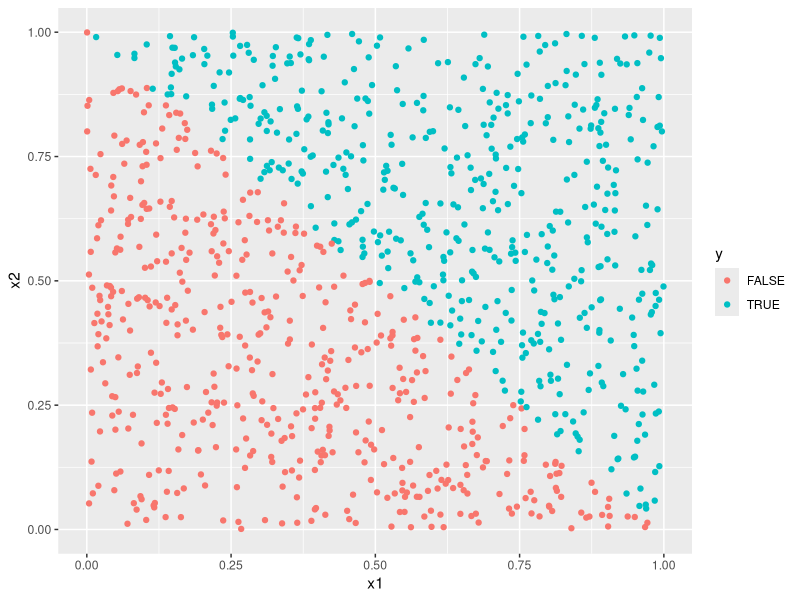
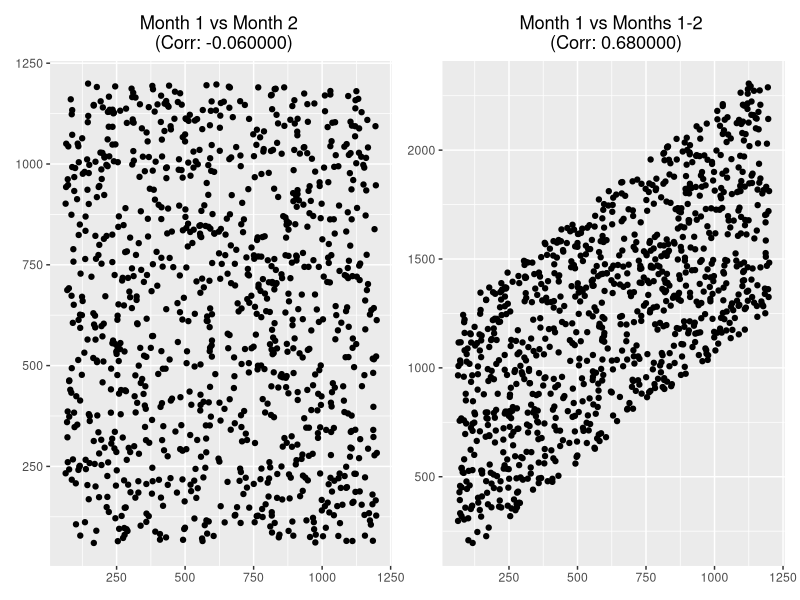
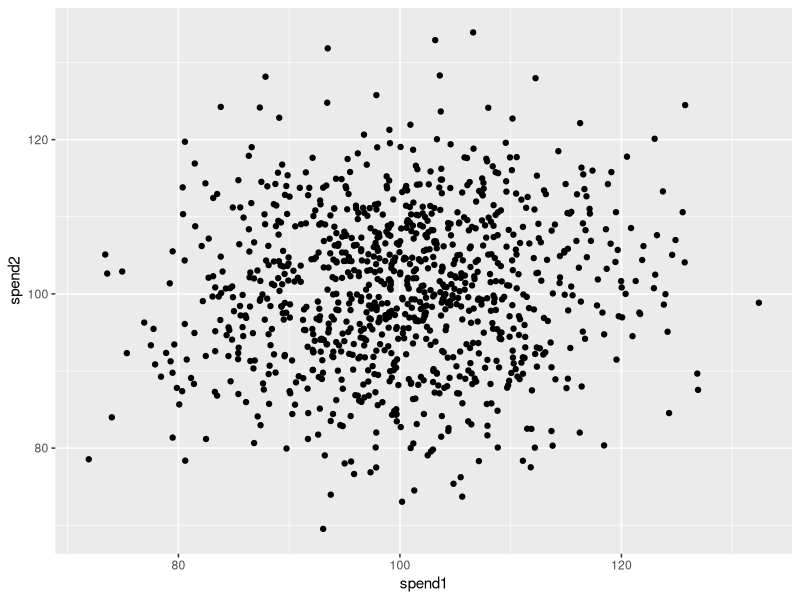
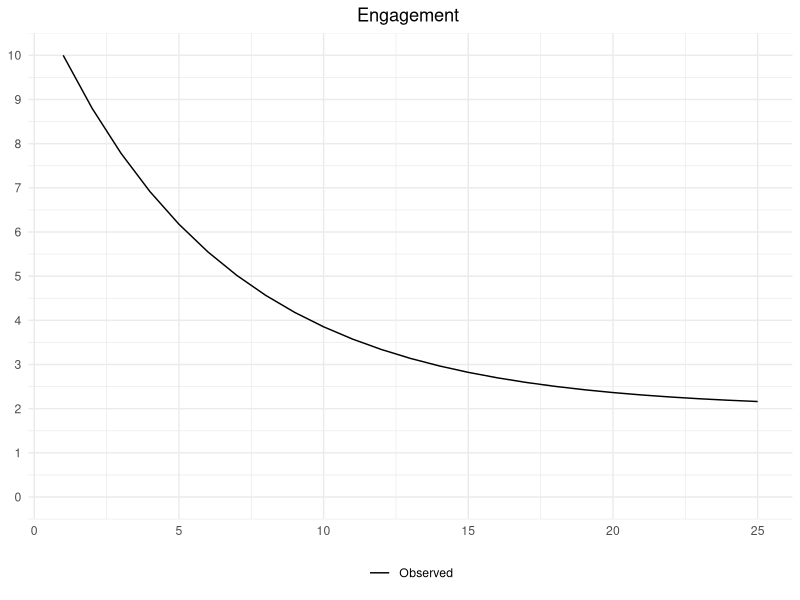
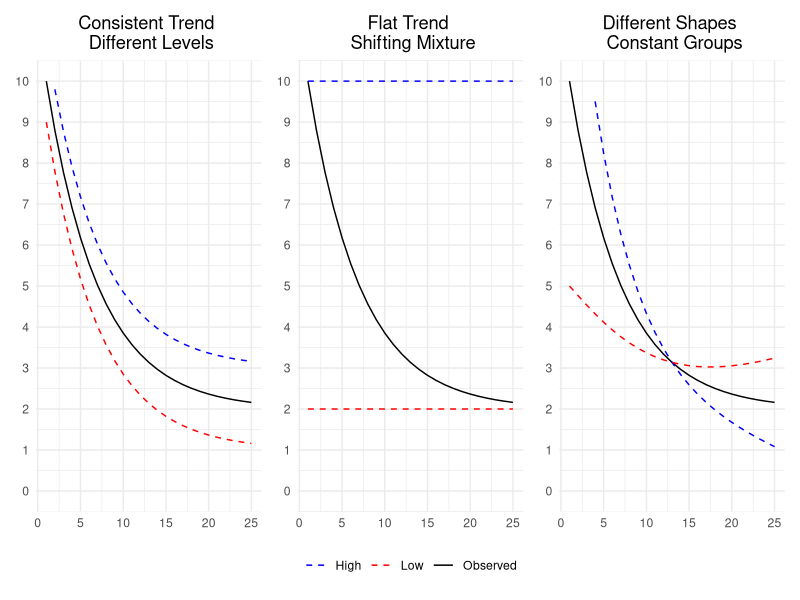
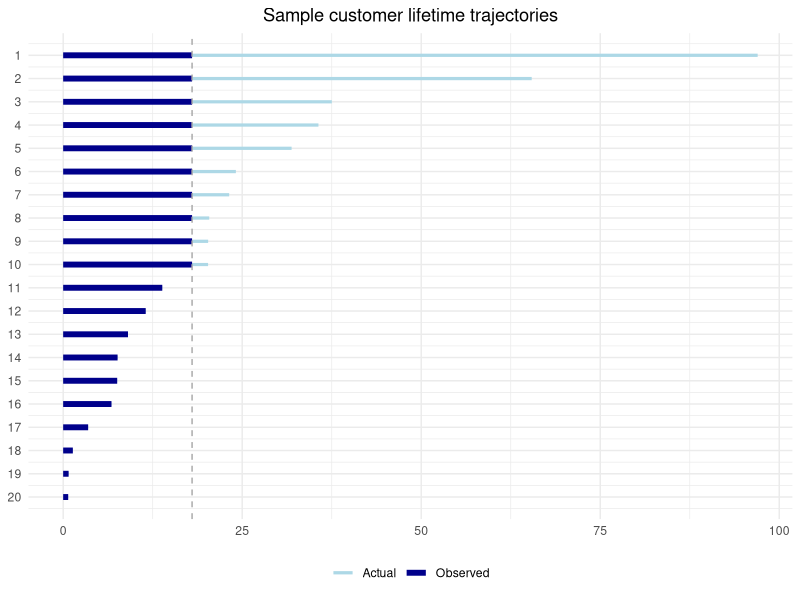

Write the R code that produced these figures, in order.
## ---- chunk 1
set.seed(123)

n <- 1000
x1 <- runif(n)
x2 <- runif(n)
y <- x1 + x2 > 1
df <- data.frame(x1, x2, y)

with(df, cor(x1, x2))
with(df[df$y,], cor(x1, x2))
## ---- chunk 2
library(ggplot2)

ggplot(df) +
  aes(x = x1, y = x2, col = y) +
  geom_point()
## ---- chunk 3
n <- 1000
minutes_month1 <- runif(n, 60, 1200)
minutes_month2 <- runif(n, 60, 1200) 
minutes_tot <- minutes_month1 + minutes_month2
df <- data.frame(minutes_month1, minutes_month2, minutes_tot)
## ---- chunk 4
corr_sep <- cor(minutes_month1, minutes_month2)
corr_sum <- cor(minutes_month1, minutes_tot)
## ---- chunk 5
#| label: fig-sep-sum
library(ggplot2)
library(patchwork)

gg_sep <- 
  ggplot(df) +
  aes(minutes_month1, minutes_month2) +
  geom_point() +
  labs(title = sprintf('Month 1 vs Month 2 \n (Corr: %f)', round(corr_sep, 2))) +
  theme(
    axis.title = element_blank(),
    plot.title = element_text(hjust = 0.5))

gg_sum <-
  ggplot(df) +
  aes(minutes_month1, minutes_tot) +
  geom_point() +
  labs(title = sprintf('Month 1 vs Months 1-2 \n (Corr: %f)', round(corr_sum, 2))) +
  theme(
    axis.title = element_blank(),
    plot.title = element_text(hjust = 0.5))

gg_sep + gg_sum
## ---- chunk 6
set.seed(123)

n <- 1000
x <- rnorm(n)

random_test <- function(x) {
  
  indices <- sample(1:length(x), length(x)/2, replace = FALSE)
  group1 <- x[indices]
  group2 <- x[-indices]
  tt <- t.test(group1, group2)
  return(tt$p.value)
  
}

p <- vapply(1:10000, FUN = function(...) {random_test(x)}, FUN.VALUE = numeric(1))
sum(p < 0.05)
## ---- chunk 7
n_obsv <- 1000
n_vars <- 100
mat_cat <- matrix(
  data = rbinom(n_obsv * n_vars, 1, 0.5),
  nrow = n_obsv,
  ncol = n_vars
  )
mat_all <- cbind(x, mat_cat)
df <- as.data.frame(mat_all)
names(df) <- c("x", paste0("v", 1:n_vars))
head(df)
## ---- chunk 8
t.test(x ~ v1, data = df)$p.value
t.test(x ~ v2, data = df)$p.value
t.test(x ~ v3, data = df)$p.value
t.test(x ~ v4, data = df)$p.value
# etc.
## ---- chunk 9
t.test(x ~ v1, data = df[1:(n_obsv/2),])$p.value
t.test(x ~ v2, data = df[1:(n_obsv/2),])$p.value
t.test(x ~ v3, data = df[1:(n_obsv/2),])$p.value
t.test(x ~ v4, data = df[1:(n_obsv/2),])$p.value
t.test(x ~ v5, data = df[1:(n_obsv/2),])$p.value
t.test(x ~ v6, data = df[1:(n_obsv/2),])$p.value
t.test(x ~ v7, data = df[1:(n_obsv/2),])$p.value
t.test(x ~ v8, data = df[1:(n_obsv/2),])$p.value
t.test(x ~ v9, data = df[1:(n_obsv/2),])$p.value
t.test(x ~ v10, data = df[1:(n_obsv/2),])$p.value
t.test(x ~ v11, data = df[1:(n_obsv/2),])$p.value
t.test(x ~ v12, data = df[1:(n_obsv/2),])$p.value
t.test(x ~ v13, data = df[1:(n_obsv/2),])$p.value
t.test(x ~ v14, data = df[1:(n_obsv/2),])$p.value
t.test(x ~ v15, data = df[1:(n_obsv/2),])$p.value
t.test(x ~ v16, data = df[1:(n_obsv/2),])$p.value
t.test(x ~ v17, data = df[1:(n_obsv/2),])$p.value
t.test(x ~ v18, data = df[1:(n_obsv/2),])$p.value
t.test(x ~ v19, data = df[1:(n_obsv/2),])$p.value
## ---- chunk 10
t.test(x ~ v18, data = df[(n_obsv/2 + 1):n_obsv,])$p.value
## ---- chunk 11
set.seed(123)

n  <- 1000
mu <- 100
sd <- 10
spend1 <- rnorm(n, mu, sd)
spend2 <- rnorm(n, mu, sd)

df <- data.frame(spend1, spend2)
## ---- chunk 12
library(dplyr)

df %>% 
  group_by(spend1 > mu) %>%
  summarize_at(vars(starts_with("spend")), mean) %>%
  mutate(pct_change = round((spend2 - spend1) / spend1, 3))
## ---- chunk 13
df %>%
  mutate(spend1_bin = cut(spend1, 5)) %>%
  group_by(spend1_bin) %>%
  summarize_at(vars(starts_with("spend")), mean) %>%
  mutate(pct_change = round((spend2 - spend1) / spend1, 3))
## ---- chunk 14
df %>%
  mutate(spend1_bin = cut(spend1, 5)) %>%
  group_by(spend1_bin) %>%
  summarize(corr = cor(spend1, spend2))
## ---- chunk 15
mean(spend1 > spend2)
mean(spend1 < spend2)
## ---- chunk 16
sum((spend1 > mu) * (spend1 > spend2)) / sum(spend1 > mu)
sum((spend1 < mu) * (spend1 < spend2)) / sum(spend1 > mu)
## ---- chunk 17
library(ggplot2)

ggplot(df) +
  aes(x = spend1, y = spend2) + 
  geom_point()
## ---- chunk 18
hi_engagement <- 10
lo_engagement <- 2
pr_engagement <- 0.85^(0:24)
avg_engagement <- 10*pr_engagement + 2*(1-pr_engagement)

df <- 
  data.frame(
    t = 1:length(avg_engagement), 
    avg_engagement, 
    hi_engagement, 
    lo_engagement
    )
## ---- chunk 19
#| label: fig-shift
library(ggplot2)

gg <- 
ggplot(df) +
  aes(x = t, y = avg_engagement) +
  geom_line(aes(color = "Observed")) +
  scale_color_manual(values = c("Observed" = "black", "High" = "blue", "Low" = "red")) +
  scale_y_continuous(limits = c(0, 10), breaks = 0:10) +
  theme_minimal() +
  theme(
    legend.position = "bottom",
    legend.title = element_blank(),
    axis.title = element_blank(),
    plot.title = element_text(hjust = 0.5)
  ) +
  labs(title = "Engagement ")

gg
## ---- chunk 20
#| label: fig-shift-v2
library(patchwork)

gg_v1 <-
  gg + 
  geom_line(aes(y = avg_engagement + 1, color = "High"), linetype = 2) +
  geom_line(aes(y = avg_engagement - 1, color = "Low"), linetype = 2) +
  labs(title = "Consistent Trend \n Different Levels")

gg_v2 <-
  gg + 
  geom_line(aes(y = hi_engagement, color = "High"), linetype = 2) +
  geom_line(aes(y = lo_engagement, color = "Low"), linetype = 2) +
  labs(title = "Flat Trend \n Shifting Mixture")

gg_v3 <-
  gg + 
  geom_line(aes(y = avg_engagement * seq(1.5, 0.5, length.out = 25), color = "High"), linetype = 2) +
  geom_line(aes(y = avg_engagement * (2 - seq(1.5, 0.5, length.out = 25)), color = "Low"), linetype = 2) +
  labs(title = "Different Shapes \n Constant Groups")

gg_v1 + gg_v2 + gg_v3 +
  plot_layout(guides = "collect") & theme(legend.position = 'bottom')
## ---- chunk 21

## ---- chunk 22
# time-to-event censored ----
set.seed(123)
n <- 1000
curr_time <- 18
mean_lifetime <- 24

lifetime <- rexp(n, rate = 1 / mean_lifetime)
mean(lifetime)
## ---- chunk 23
#> observed ----
lifetime_observed <- lifetime
lifetime_observed[lifetime > curr_time] <- NA
mean(lifetime_observed, na.rm = TRUE)
## ---- chunk 24
#> max ----
lifetime_max <- pmin(lifetime, curr_time)
mean(lifetime_max)
## ---- chunk 25
#| label: fig-censor

#> plot ----
library(ggplot2)
library(dplyr)
df <- data.frame(lifetime, lifetime_max, ind_censor = (lifetime > curr_time))
df_sub <- 
  df %>% 
  group_by(ind_censor) %>% 
  filter(row_number() <= 10) %>%
  ungroup() %>%
  arrange(desc(lifetime)) %>%
  mutate(id = row_number())
ggplot(df_sub) +
  aes(y = id, yend = id, x = 0) + 
  geom_segment(aes(xend = lifetime, color = "Actual"), size = 1.1) +
  geom_segment(aes(xend = lifetime_max, color = "Observed"), size = 2) +
  geom_vline(xintercept = curr_time, color = "darkgrey", linetype = 2) +
  scale_y_reverse(breaks = 1:20, labels = 1:20) +
  scale_color_manual(values = c("Observed" = "darkblue", "Actual" = "lightblue")) +
  labs(title = "Sample customer lifetime trajectories") +
  theme_minimal() +
  theme(
    axis.title = element_blank(),
    plot.title = element_text(hjust = 0.5),
    legend.title = element_blank(),
    legend.position = "bottom"
    )
## ---- chunk 26
#> quantile ----
sum(!is.na(lifetime_observed)) / n
lifetime_quantile <- lifetime_observed
lifetime_observed[is.na(lifetime_observed)] <- 100*curr_time
quantile(lifetime_observed, p = c(0.5))
## ---- chunk 27
rollout_time <- 12
used_feature <- (lifetime > rollout_time) * rbinom(n, size = 1, prob = 0.5)
aggregate(lifetime, by = list(used_feature), FUN = mean)
## ---- chunk 28
set.seed(123)
t <- t.test(rnorm(100), rnorm(100))
print(t)
t$p.value
## ---- chunk 29
pvals <- vapply(1:1000, FUN = function(x) t.test(rnorm(100), rnorm(100))$p.value, FUN.VALUE = numeric(1)) 
alpha <- 0.05
sum(pvals > (1-alpha/2) | pvals < alpha/2) / length(pvals)
## ---- chunk 30
get_prop_sign <- function(n = 1000, alpha = 0.05) {

  pvals <- vapply(1:n, FUN = function(x) t.test(rnorm(100), rnorm(100))$p.value, FUN.VALUE = numeric(1))
  prop <- sum(pvals > (1-alpha/2) | pvals < alpha/2) / length(pvals)
  return(prop)

}
